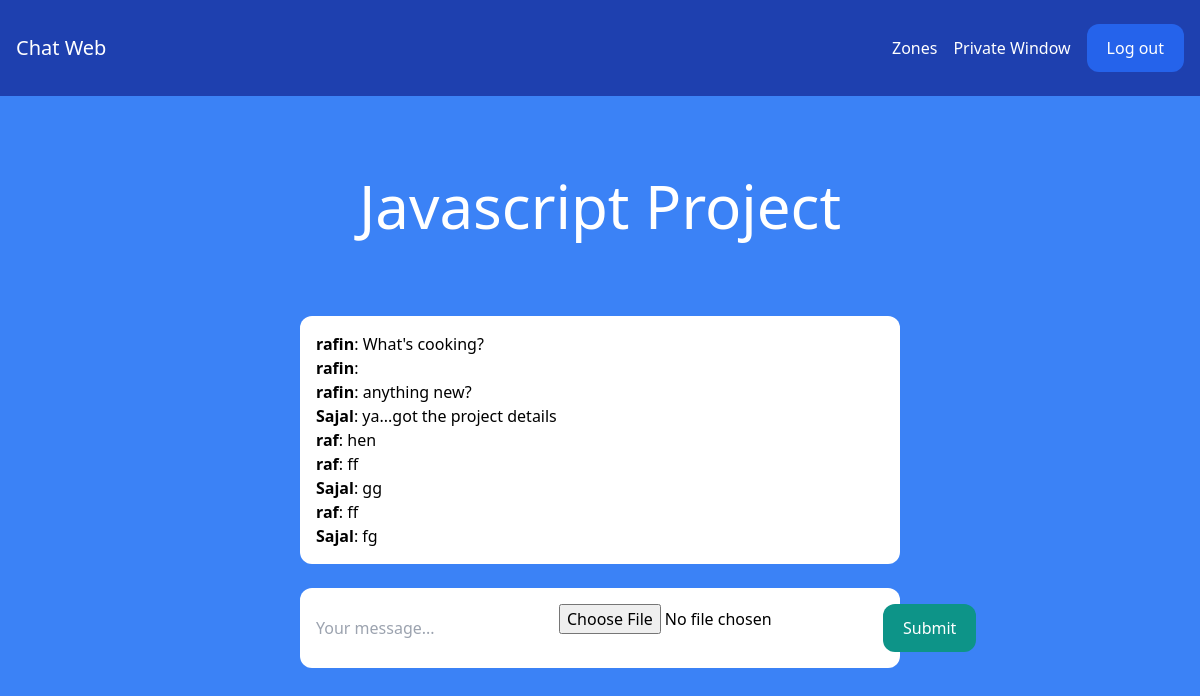
The app's page /rooms/javascript/ (signed in), older data.
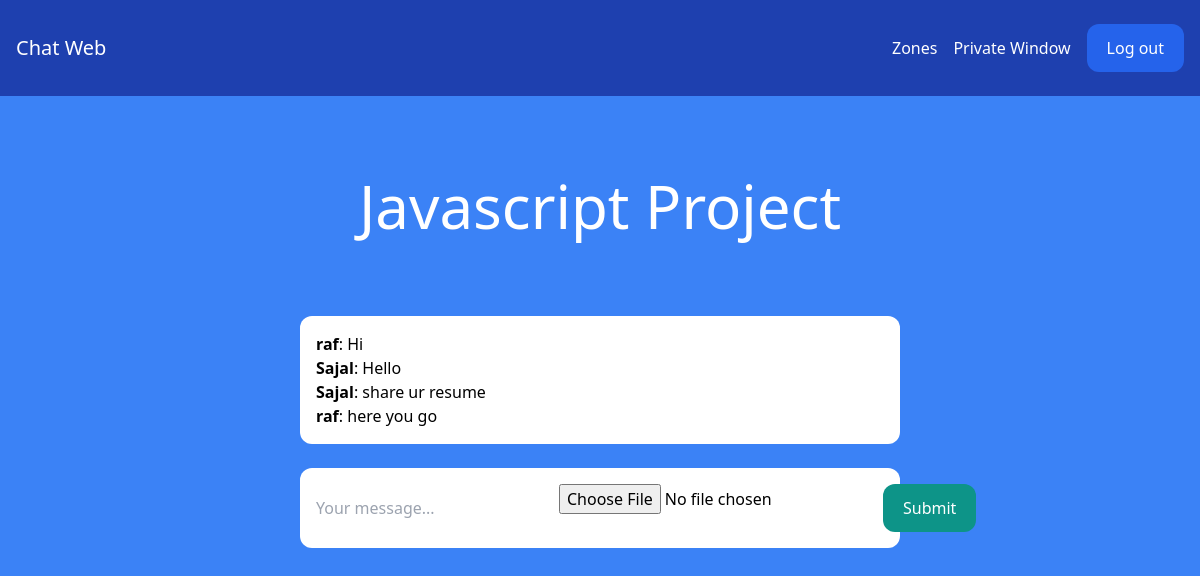
The same page, newer data.
### room/models.py (models this page shows)
class Room(models.Model):
    name = models.CharField(max_length=255)
    slug = models.SlugField(unique=True)

class Message(models.Model):
    room = models.ForeignKey(Room, related_name='messages', on_delete=models.CASCADE)
    user = models.ForeignKey(User, related_name='messages', on_delete=models.CASCADE)
    content = models.TextField()
    file_data = models.TextField(null=True, blank=True)
    date_added = models.DateTimeField(auto_now_add=True)
    class Meta:
        ordering = ('date_added',)

### room/views.py (the view)
# urls.py: path('rooms/', include('room.urls')),
@login_required
def room(request, slug):
    room = Room.objects.get(slug=slug)
    messages = Message.objects.filter(room=room)[0:25]
    return render(request, 'room/room.html', {'room': room, 'messages': messages})

### room/templates/room/room.html (shortened to what this page needs)
{% extends 'chatapp/base.html' %}
{% block content %}
<div class="p-10 lg:p-20 text-center">
    <h1 class="text-3xl lg:text-6xl text-white">{{ room.name }}</h1>
</div>
<div class="lg:w-2/4 mx-4 lg:mx-auto p-4 bg-white rounded-xl">
    <div class="chat-messages space-y-3" id="chat-messages">
        {% for m in messages %}<b>{{ m.user.username }}</b>: {{ m.content }}<br>{% endfor %}
    </div>
</div>
<div class="lg:w-2/4 mt-6 mx-4 lg:mx-auto p-4 bg-white rounded-xl">
    <form method="post" action="." class="flex">
        <input type="text" name="content" class="flex-1 mr-3" placeholder="Your message..." id="chat-message-input">
        <input type="file" class="flex-1 mr-3" placeholder="Your file..." id="file-input">
        <button
            class="px-5 py-3 rounded-xl text-white bg-teal-600 hover:bg-teal-700"
            id="chat-message-submit"
        >Submit</button>
    </form>
</div>
{% endblock %}

### chatapp/templates/chatapp/base.html (shortened to what this page needs)
{% load static %}
<!DOCTYPE html>
<html>
    <head>
        <script src="https://cdn.tailwindcss.com"></script>
    </head>
    <body class="bg-blue-500">
        <nav class="flex items-center justify-between px-4 py-6 bg-blue-800">
            <div>
                <a href="/" class="text-xl text-white">Chat Web</a>
            </div>
            <div class="flex items-center space-x-4">
                {% if request.user.is_authenticated %}
                    <a href="/rooms/" class="text-white hover:text-gray-200">Zones</a>
                    <a href="/privatewindow/" class="text-white hover:text-gray-200">Private Window</a>
                    <a href="/logout/" class="mx-3 px-5 py-3 rounded-xl text-white bg-blue-600 hover:bg-teal-700">Log out</a>
                {% else %}
                    <a href="/login/" class="text-white hover:text-gray-200">Log in</a>
                    <a href="/signup/" class="mx-3 px-5 py-3 rounded-xl text-white bg-blue-600 hover:bg-teal-700">Sign up</a>
                {% endif %}
            </div>
        </nav>
        {% block content %}
        {% endblock %}
    </body>
</html>

Row changes from the older to the newer data that the page shows:
removed Message: user.username "rafin", content "What's cooking?"
removed Message: user.username "rafin"
removed Message: user.username "rafin", content "anything new?"
removed Message: user.username "Sajal", content "ya...got the project details"
removed Message: user.username "raf", content "hen"
removed Message: user.username "raf", content "ff"
removed Message: user.username "Sajal", content "gg"
removed Message: user.username "raf", content "ff"
removed Message: user.username "Sajal", content "fg"
added Message: user.username "raf", content "Hi"
added Message: user.username "Sajal", content "Hello"
added Message: user.username "Sajal", content "share ur resume"
added Message: user.username "raf", content "here you go"
